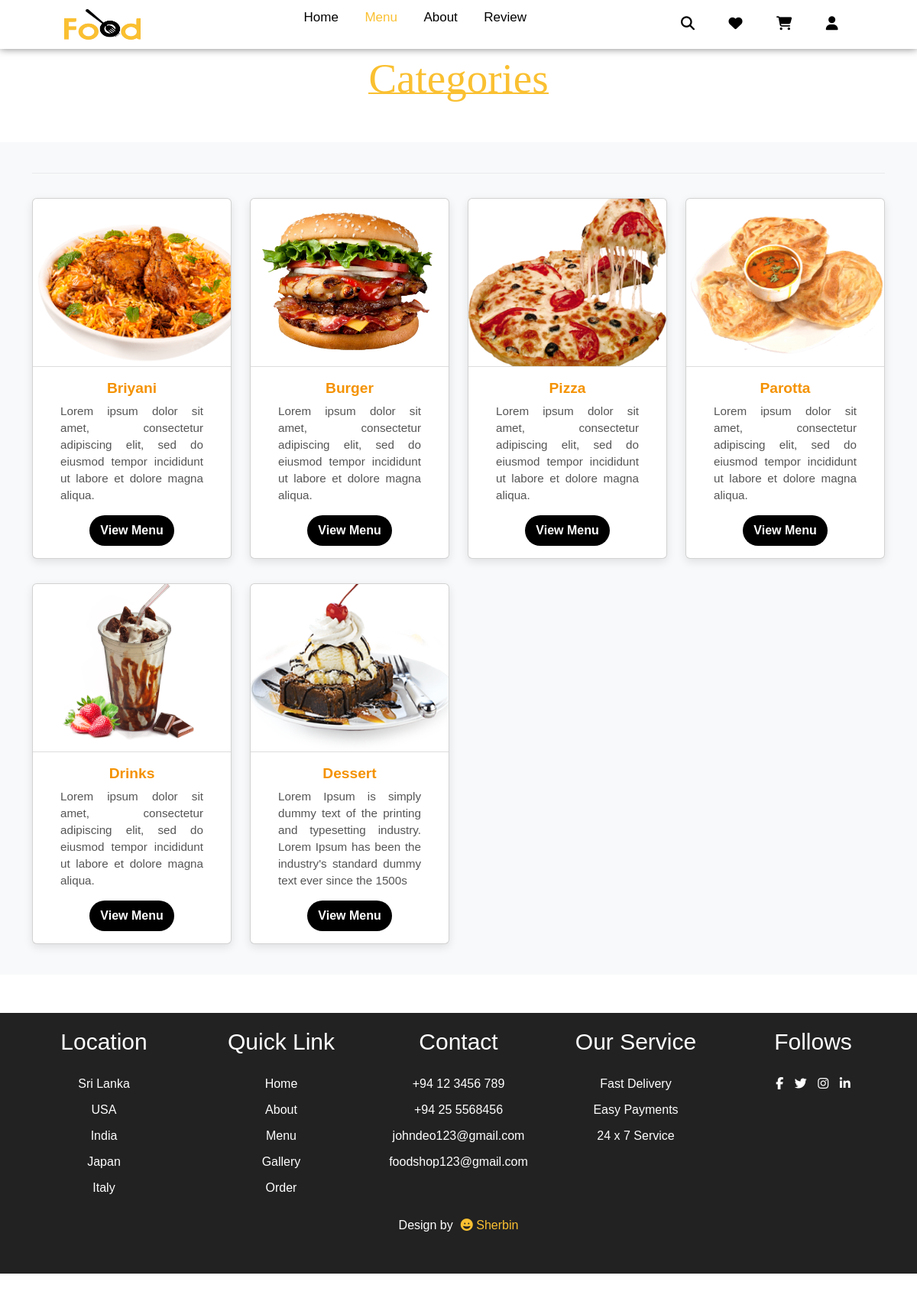
The app's page /api/menu with its own data.
### shop/models.py (models this page shows, shortened)
class Catagory(models.Model):
    name=models.CharField(max_length=150,null=False,blank=False)
    image=models.ImageField(upload_to=getFileName,null=False,blank=False)
    description=models.TextField(max_length=500,null=False,blank=False)
    status=models.BooleanField(default=False,help_text="0-show,1-Hidden")
    created_at=models.DateTimeField(auto_now_add=True)

### shop/views.py (the view)
# urls.py: path('menu',menu,name='menu'),
def menu(request):
    catagory = Catagory.objects.filter(status=0)
    return render(request,"shop/menu.html",{"catagory":catagory})

### shop/templates/shop/menu.html (shortened to what this page needs)
{% load static %}
<!DOCTYPE html>
<html lang="en">
<head>
    <link rel="stylesheet" href='{% static 'css/style.css' %}'>
    <link rel="stylesheet" href="https://cdnjs.cloudflare.com/ajax/libs/font-awesome/6.4.2/css/all.min.css" />
    <link rel="stylesheet" href="https://cdnjs.cloudflare.com/ajax/libs/bootstrap/5.3.1/css/bootstrap.min.css" />
</head>
<body>
    <section id="Home">
        <nav>
            <div class="logo">
                <a href="{% url 'home' %}">
                 <img src="{% static 'image/logo.png' %}" alt="Logo">
                </a>
            </div>
            <ul>
                <li><a href="{% url 'home' %}">Home</a></li>
                <li><a href="{% url 'menu' %}"class="active" >Menu</a></li>
                <li><a href="{% url 'about' %}">About</a></li>
                <li><a href="{% url 'review' %}">Review</a></li>
            </ul>
            <div class="icon">
                <i class="fa-solid fa-magnifying-glass"></i>
                <i class="fa-solid fa-heart"></i>
                <i class="fa-solid fa-cart-shopping"></i>
                <i class="fa-solid fa-user"></i>
            </div>
        </nav>
     </section>
        <div class="menu" id="Menu">
            <h1><span>Categories</span></h1>
    <section class="bg-light py-4 my-5">
        <div class="container">
            <div class="row">
                <div class="col-12">
                    <hr style="border-color: #b8bfc2;">
                </div>
                {% for item in catagory %}
                <div class="col-md-4 col-lg-3">
                    <div class="card my-3">
                        <img src="{{item.image.url}}" class="card-img-top" alt="Categories">
                        <div class="card-body">
                            <h5 class="card-title text-primary">{{item.name}}</h5>
                            <p class="card-text">{{ item.description}}</p>
                            <a href="{% url 'items' item.name %}" class="btn btn-primary btn-sm">View Menu</a>
                        </div>
                    </div>
                </div>
                {% endfor %}
            </div>
        </div>
    </section>
    <footer>
        <div class="footer_main">
            <div class="footer_tag">
                <h2>Location</h2>
                <p>Sri Lanka</p>
                <p>USA</p>
                <p>India</p>
                <p>Japan</p>
                <p>Italy</p>
            </div>
            <div class="footer_tag">
                <h2>Quick Link</h2>
                <p>Home</p>
                <p>About</p>
                <p>Menu</p>
                <p>Gallery</p>
                <p>Order</p>
            </div>
            <div class="footer_tag">
                <h2>Contact</h2>
                <p>+94 12 3456 789</p>
                <p>+94 25 5568456</p>
                <p>johndeo123@gmail.com</p>
                <p>foodshop123@gmail.com</p>
            </div>
            <div class="footer_tag">
                <h2>Our Service</h2>
                <p>Fast Delivery</p>
                <p>Easy Payments</p>
                <p>24 x 7 Service</p>
            </div>
            <div class="footer_tag">
                <h2>Follows</h2>
                <i class="fa-brands fa-facebook-f"></i>
                <i class="fa-brands fa-twitter"></i>
                <i class="fa-brands fa-instagram"></i>
                <i class="fa-brands fa-linkedin-in"></i>
            </div>
        </div>
        <p class="end">Design by <span><i class="fa-solid fa-face-grin"></i> Sherbin</span></p>
    </footer>
</body>
</html>

### shop/static/css/style.css (style rules this page uses)
* { margin: 0; padding: 0; box-sizing: border-box; font-family: sans-serif; }
html { scroll-behavior: smooth; }
section { width: 100%; }
section nav { display: flex; justify-content: space-around; align-items: center; position: fixed; right: 0; left: 0; background: white; box-shadow: 0 0 10px rgba(0,0,0,0.5); z-index: 1000; }
section nav .logo img { width: 100px; cursor: pointer; margin: 12px 0; }
section nav ul { list-style: none; }
section nav ul li { display: inline-block; margin: 0 15px; }
nav ul li a.active { color: #fac031; }
section nav ul li a { text-decoration: none; color: #000; font-weight: 500; font-size: 17px; transition: 0.1s; }
section nav ul li a::after { content: ''; width: 0; height: 2px; background: #fac031; display: block; transition: 0.2s linear; }
section nav .icon i { font-size: 18px; color: #000; margin: 0 20px; cursor: pointer; transition: 0.3s; }
section p { text-align: justify; position: relative; line-height: 22px; padding: 0px 20px; }
.menu { width: 100%; padding: 70px 0; }
.menu h1 { font-size: 55px; display: flex; align-items: center; justify-content: center; margin-bottom: 30px; }
.menu h1 span { color: #fac031; font-family: mv boli; padding: 0 20px; }
.menu h1 span::after { content: ''; width: 100%; height: 2px; background: #fac031; display: block; position: relative; bottom: 15px; }
footer { width: 100%; padding: 30px 0 0 20px; background: #eeeeee; position: relative; }
html, body { height: 100%; margin: 0; display: flex; flex-direction: column; }
footer .footer_main { display: grid; grid-template-columns: 1fr 1fr 1fr 1fr 1fr; padding-top: 0px; }
footer .footer_main .footer_tag { text-align: center; }
footer .footer_main .footer_tag h2 { color: white !important; margin-bottom: 25px; font-size: 30px; }
footer .footer_main .footer_tag p { margin: 10px 0; }
footer .footer_main .footer_tag i { margin: 0 5px; cursor: pointer; }
footer .end { display: flex; align-items: center; justify-content: center; padding: 15px; }
footer .end span { color: #fac031; margin-left: 10px; }
* { margin: 0; padding: 0; box-sizing: border-box; }
body { font-family: Arial, sans-serif; background: #fff; color: #333; }
.logo img { height: 40px; }
footer { margin-top: 50px; text-align: center; padding: 20px; background: #222; color: #fff; }
footer span { color: #ff9800; }
.bg-light { background-color: #f8f9fa !important; padding: 40px 0; }
.card { border: none; border-radius: 12px; box-shadow: 0 4px 12px rgba(0,0,0,0.1); transition: transform 0.3s ease, box-shadow 0.3s ease; overflow: hidden; height: 100%; display: flex; flex-direction: column; }
.card img { width: 100%; height: 220px; object-fit: cover; border-bottom: 1px solid #ddd; }
.card-body { flex: 1; display: flex; flex-direction: column; text-align: center; justify-content: space-between; padding: 15px; }
.card-title { font-size: 1.2rem; font-weight: bold; color: #ff9800; margin-bottom: 10px; }
.card-title.text-primary { color: #f49200 !important; font-weight: bold; }
.card-text { flex-grow: 1; font-size: 0.95rem; color: #555; margin-bottom: 15px; }
.card .btn { align-self: center; border-radius: 20px; font-weight: bold; padding: 8px 14px; font-size: 1rem; color: #ffffff; }
.btn-primary { background-color: #000000 !important; border: none !important; padding: 8px 16px; border-radius: 20px; font-size: 14px; transition: background-color 0.3s; }

### records on screen
Catagory: image (picture), name "Briyani", description "Lorem ipsum dolor sit amet, consectetur adipiscing elit, sed do eiusmod tempor incididunt ut labore et dolore magna aliqua."
Catagory: image (picture), name "Burger", description "Lorem ipsum dolor sit amet, consectetur adipiscing elit, sed do eiusmod tempor incididunt ut labore et dolore magna aliqua."
Catagory: image (picture), name "Pizza", description "Lorem ipsum dolor sit amet, consectetur adipiscing elit, sed do eiusmod tempor incididunt ut labore et dolore magna aliqua."
Catagory: image (picture), name "Parotta", description "Lorem ipsum dolor sit amet, consectetur adipiscing elit, sed do eiusmod tempor incididunt ut labore et dolore magna aliqua."
Catagory: image (picture), name "Drinks", description "Lorem ipsum dolor sit amet, consectetur adipiscing elit, sed do eiusmod tempor incididunt ut labore et dolore magna aliqua."
Catagory: image (picture), name "Dessert", description "Lorem Ipsum is simply dummy text of the printing and typesetting industry. Lorem Ipsum has been the industry's standard dummy text ever since the 1500s"
